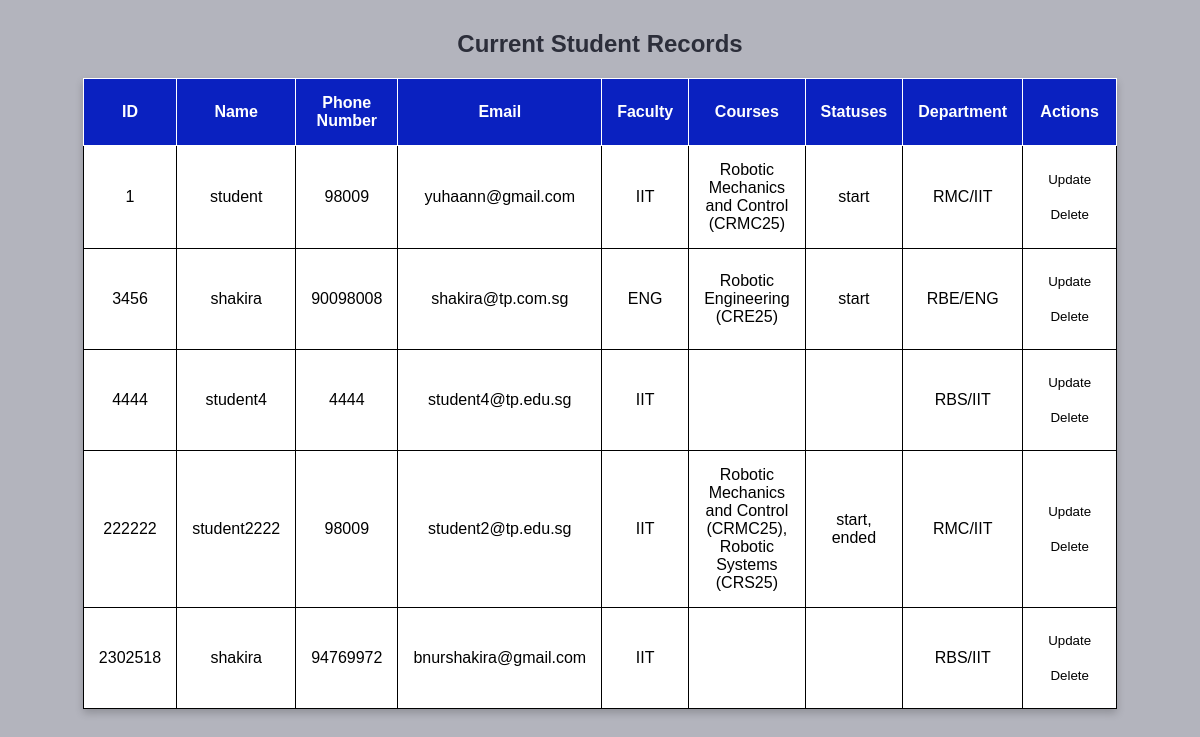
The app's page /php/assignments.php (signed in) with its own data.
### tables this page shows
CREATE TABLE `students` (
  `ID` int(11) NOT NULL,
  `NAME` varchar(50) NOT NULL,
  `PHONENUMBER` int(8) NOT NULL,
  `EMAIL` text NOT NULL,
  `PASSWORD_HASH` char(60) NOT NULL,
  `CREATED_AT` timestamp(6) NOT NULL DEFAULT current_timestamp(6),
  `UPDATED_AT` timestamp(6) NOT NULL DEFAULT current_timestamp(6),
  `COURSE_ID` varchar(11) DEFAULT NULL,
  `FACULTY` varchar(255) NOT NULL,
  `DEPARTMENT_ID` int(11) DEFAULT NULL,
  `GRADE_ID` varchar(11) DEFAULT NULL,
  `CLASS` varchar(11) DEFAULT NULL,
  `ROLE_ID` varchar(11) NOT NULL
);

CREATE TABLE `department` (
  `ID` int(11) NOT NULL,
  `NAME` varchar(50) DEFAULT NULL
);

### php/functions.php (called while the page is built, shortened)
<?php
function getStudentRecords(){
    global $conn;
    $stmt = $conn->prepare("
    SELECT
        students.id AS student_id,
        students.name AS student_name,
        students.phonenumber,
        students.email,
        students.faculty,
        department.name AS department_name,
        GROUP_CONCAT(
            CONCAT(course.name, ' (', course.code, ')')
            ORDER BY course.name SEPARATOR ', '
        ) AS course_names_with_codes,
        GROUP_CONCAT(
            course.status
            ORDER BY course.name SEPARATOR ', '
        ) AS course_statuses
    FROM students
    LEFT JOIN student_courses ON students.id = student_courses.student_id
    LEFT JOIN course ON student_courses.course_id = course.id
    LEFT JOIN department ON students.department_id = department.id
    GROUP BY students.id
");
$stmt->execute();
$result = $stmt->get_result();
return $result;
}

### php/assignments.php (the view, shortened to what this page needs)
<?php
require 'functions.php';
$action = isset($_GET['action']) ? $_GET['action'] : 'read';
$student_records = null;
if ($action == 'read') {
    $student_records = getStudentRecords();
}
?>
 <!DOCTYPE html>
 <html lang="en">
    <head>
</head>
<body>
<?php if ($action == 'read'): ?>
    <h2>Current Student Records</h2>
    <?php if ($student_records && $student_records->num_rows > 0): ?>
        <table border='1' cellpadding='10'>
            <tr>
                <th>ID</th>
                <th>Name</th>
                <th>Phone Number</th>
                <th>Email</th>
                <th>Faculty</th>
                <th>Courses</th>
                <th>Statuses</th>
                <th>Department</th>
                <th>Actions</th>
            </tr>
            <?php while ($student = $student_records->fetch_assoc()): ?>
                <tr>
                    <td><?= htmlspecialchars($student['student_id']); ?></td>
                    <td><?= htmlspecialchars($student['student_name']); ?></td>
                    <td><?= htmlspecialchars($student['phonenumber']); ?></td>
                    <td><?= htmlspecialchars($student['email']); ?></td>
                    <td><?= htmlspecialchars($student['faculty']); ?></td>
                    <td><?= htmlspecialchars($student['course_names_with_codes']); ?></td>
                    <td><?= htmlspecialchars($student['course_statuses']); ?></td>
                    <td><?= htmlspecialchars($student['department_name']); ?></td>
                    <td>
                        <a href='update_student.php?id=<?= htmlspecialchars($student['student_id']); ?>'><button>Update</button></a>
                        <form method='POST' action='delete_student.php' onsubmit="return confirm('Are you sure you want to delete this record?');">
                            <input type='submit' name='delete' value='Delete'>
                        </form>
                    </td>
                </tr>
            <?php endwhile; ?>
        </table>
    <?php else: ?>
        <p>No student records found.</p>
    <?php endif; ?>
<?php endif; ?>
        </body>
        </html>

### php/assignments.php (style rules this page uses)
* { margin: 0; box-sizing: border-box; font-family: sans-serif; }
body { margin: 0; justify-content: center; align-items: center; height: 100vh; background-color:#b3b4bd; background-size: cover; }
table { border-collapse: collapse; width: 80%; max-width: 1000px; background-color: #ffffff; box-shadow: 0 4px 8px rgba(0, 0, 0, 0.2); margin-left: auto; margin-right: auto; }
th, td { padding: 15px; text-align: center; border: 1px solid; }
h2 { text-align: center; color: #2c2e3a; margin-top: 30px; margin-bottom: 20px; }
th { background-color: #0a21c0; color: white; }
button, input[type="submit"] { background: #fff; color: black; padding: 10px; border: 1px solid #2c2e3a; border-radius: 10px; cursor: pointer; margin-top: 0px; border: none; }

### records on screen
students: ID "1", NAME "student", PHONENUMBER "98009", EMAIL "yuhaann@gmail.com", FACULTY "IIT", course_names_with_codes "Robotic Mechanics and Control (CRMC25)", course_statuses "start", DEPARTMENT_ID.NAME "RMC/IIT"
students: ID "3456", NAME "shakira", PHONENUMBER "90098008", EMAIL "shakira@tp.com.sg", FACULTY "ENG", course_names_with_codes "Robotic Engineering (CRE25)", course_statuses "start", DEPARTMENT_ID.NAME "RBE/ENG"
students: ID "4444", NAME "student4", PHONENUMBER "4444", EMAIL "student4@tp.edu.sg", FACULTY "IIT", DEPARTMENT_ID.NAME "RBS/IIT"
students: ID "222222", NAME "student2222", PHONENUMBER "98009", EMAIL "student2@tp.edu.sg", FACULTY "IIT", course_names_with_codes "Robotic Mechanics and Control (CRMC25), Robotic Systems (CRS25)", course_statuses "start, ended", DEPARTMENT_ID.NAME "RMC/IIT"
students: ID "2302518", NAME "shakira", PHONENUMBER "94769972", EMAIL "bnurshakira@gmail.com", FACULTY "IIT", DEPARTMENT_ID.NAME "RBS/IIT"
